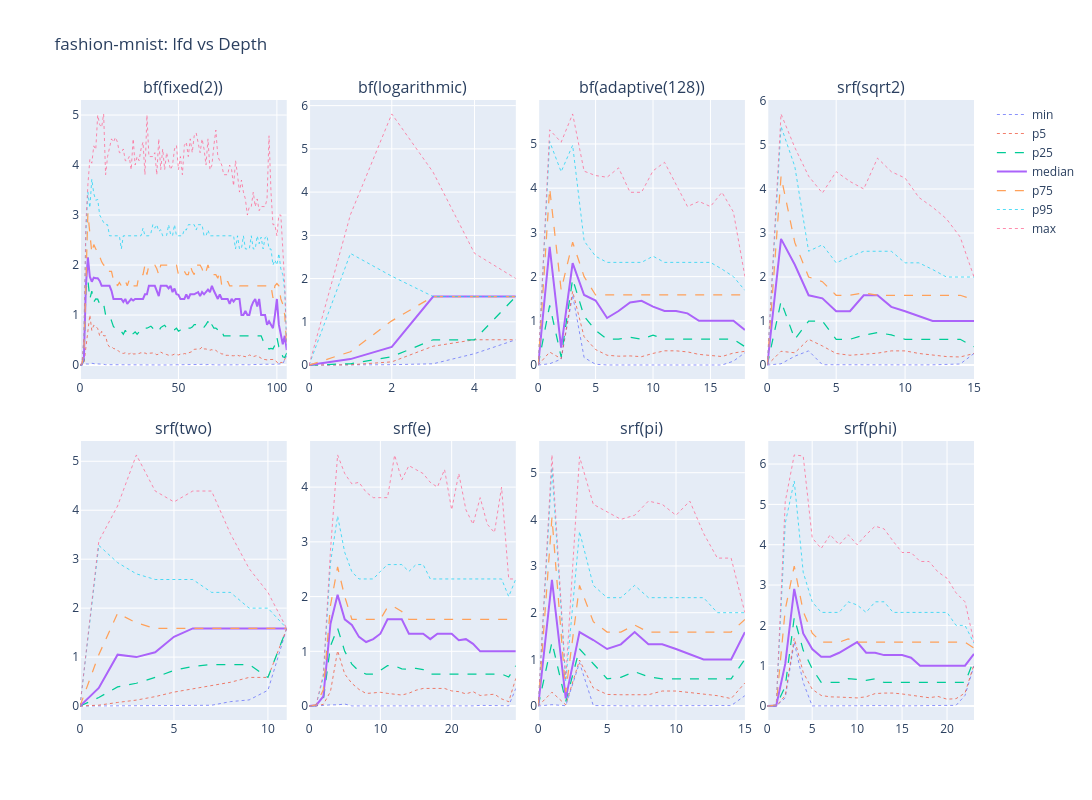

Notebook cell for this chart:
### Code cell
fig = plot_for_data(d, PlottableColumns.LFD)
fig.show()
